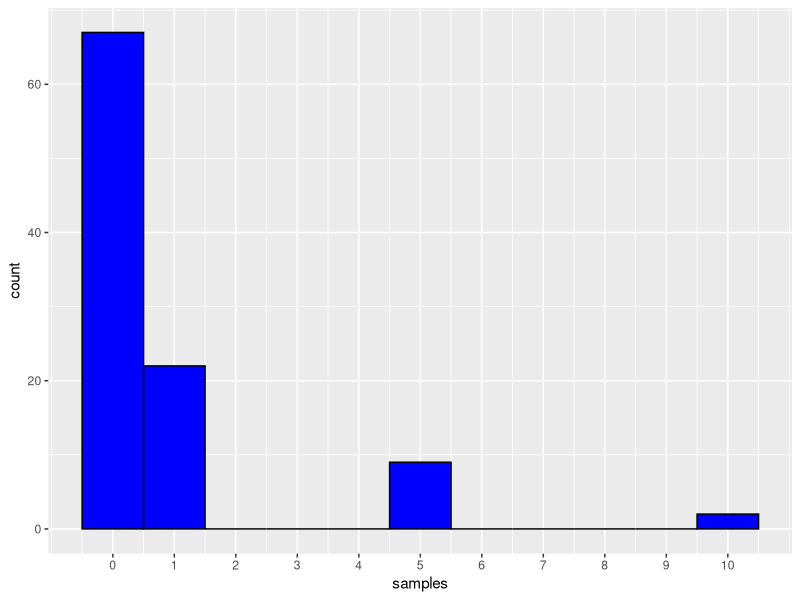
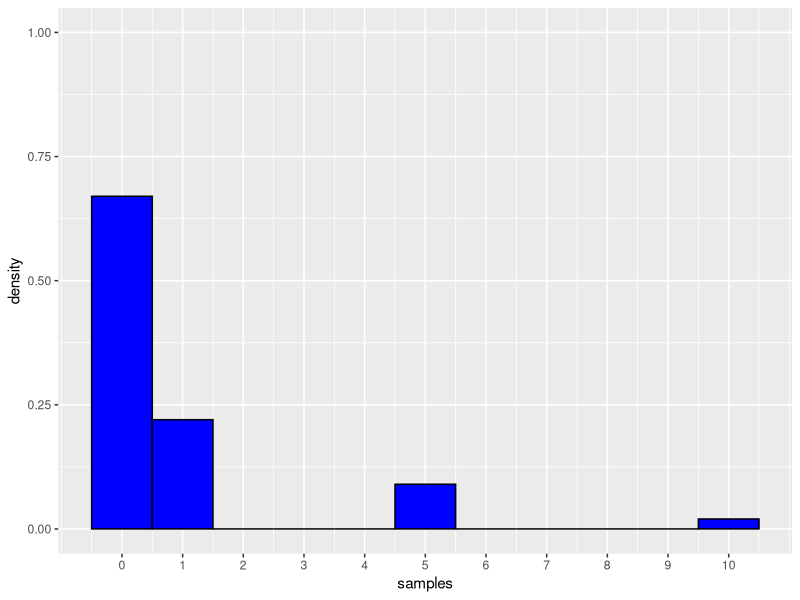
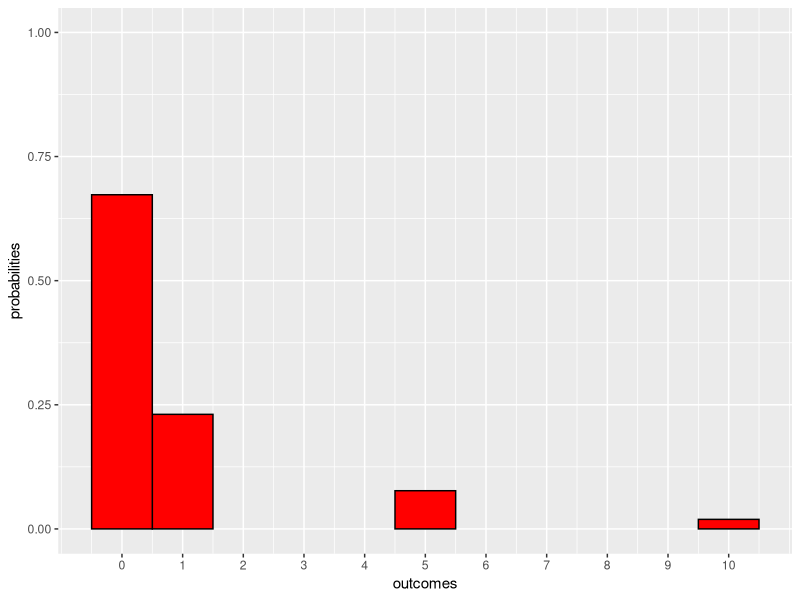
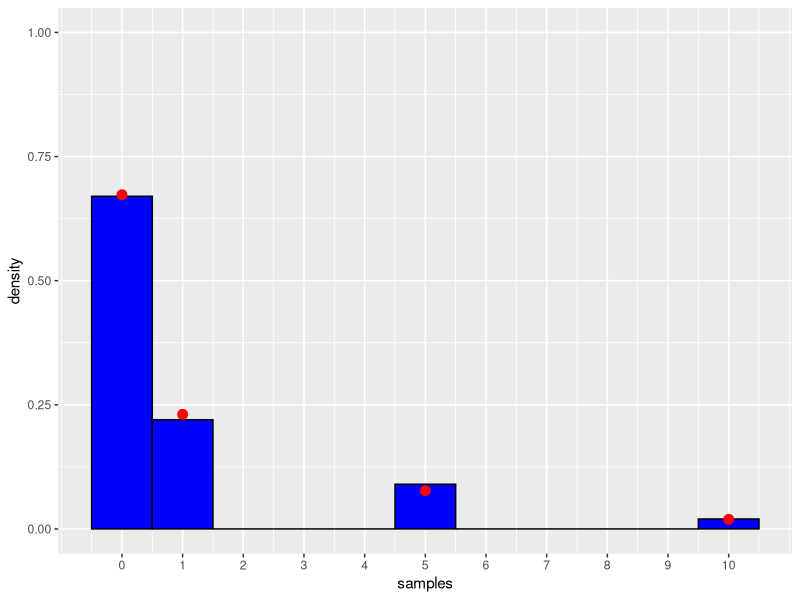

Write the R code that produced these figures, in order.
# ---- 0. Setup and load libraries, if any ----

library(ggplot2)  # load the graphing library

if(!require("rstudioapi")) install.packages("rstudioapi")
setwd(dirname(getSourceEditorContext()$path))  # set working directory

# ---- 1. Card game: draw one ----

# Create a list of the outcomes and their probabilities
outcomes <- c(1, 5, 10, 0)
probabilities <- c(12/52, 4/52, 1/52, 35/52)

# Draw a single card
draw <- sample(outcomes, 1, replace=TRUE, prob=probabilities)
print(draw)

# Why are we sampling with replacement?


# ---- 2. Draw many ----

samples <- sample(outcomes, 100, replace=TRUE, prob=probabilities)
samples <- as.data.frame(samples)
print(samples)

# plot a histogram of the counts...
ggplot(data=samples, aes(x=samples)) +
  geom_histogram(color="black", fill="blue", binwidth=1) +
  scale_x_continuous(breaks=c(0:10))

# ... or the proportions
ggplot(data=samples, aes(x=samples)) +
  geom_histogram(aes(y=after_stat(density)), color="black", fill="blue", binwidth=1) +
  scale_x_continuous(breaks=c(0:10)) +
  coord_cartesian(ylim=c(0, 1))

# Compare the histogram of proportions to the theoretical distribution
# (a bar chart of the probabilities of each outcome)
theoretical <- data.frame(outcomes, probabilities)
ggplot(data=theoretical, aes(x=outcomes, y=probabilities)) +
  geom_col(color="black", fill="red", width=1) +
  scale_x_continuous(breaks=c(0:10)) +
  coord_cartesian(ylim=c(0, 1))

# Or put them on the same plot: histogram of sample proportions (blue)
# with the theoretical probabilities (red points)
ggplot(data=samples, aes(x=samples)) +
  geom_histogram(aes(y=after_stat(density)), color="black", fill="blue", binwidth=1) +
  geom_point(data=theoretical, aes(x=outcomes, y=probabilities), color="red", size=3) +
  scale_x_continuous(breaks=c(0:10)) +
  coord_cartesian(ylim=c(0, 1))

# ---- 3. Comparing the samples and the theoretical distribution ----

# Compute the sample mean:
sample_mean <- mean(samples$samples)
  
# Compute the theoretical expected value:
ev <- (12/52)*1 + (4/52)*5 + (1/52)*10 + (35/52)*0 

# Compute the sample variance:
sample_var <- sd(samples$samples)**2

# Compute the theoretical variance:
var <- (12/52)*(1-ev)**2 + (4/52)*(5-ev)**2 + (1/52)*(10-ev)**2 + (35/52)*(0-ev)**2

# Add all the values to a table to print
tab <- matrix(c(sample_mean, ev, sample_var, var), ncol=2, byrow=TRUE)

colnames(tab) <- c("Sample", "Theoretical")
rownames(tab) <- c("Mean", "Variance")

print(tab)

# Now go back and simulate 1000 samples instead of 100
# Notice that the sample proportions are closer to the population probabilities
#   (This is the Law of Large Numbers again!)
